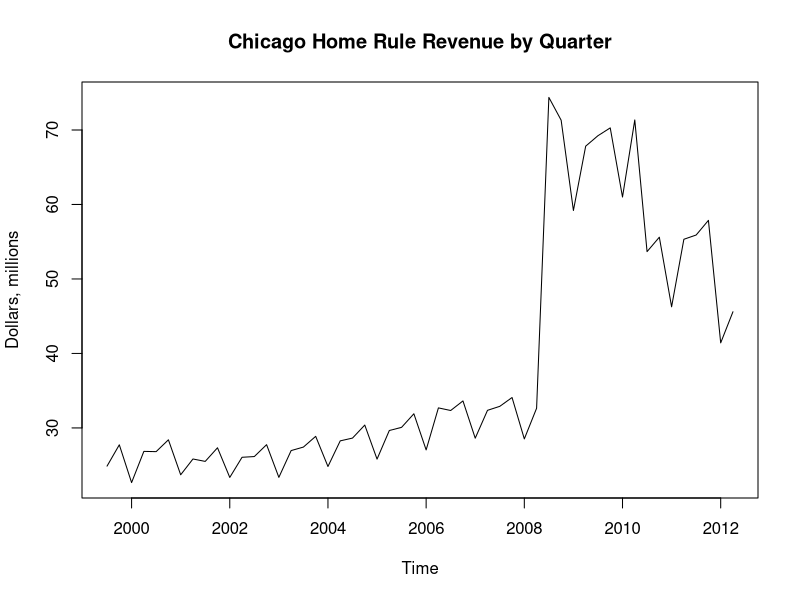

Write the R code that produced this figure.
taxes <- read.csv("taxes.csv", header=TRUE)

chicago_tax <- taxes[taxes$tax_type == "CHMR",]

chicago_total <- ts(chicago_tax$total, c(1999,3), c(2012,2), 4)
chicago_payers <- ts(chicago_tax$number_taxpayers, c(1999,3), c(2012,2), )

plot(chicago_total/1000000, ylab="Dollars, millions", main="Chicago Home Rule Revenue by Quarter")
